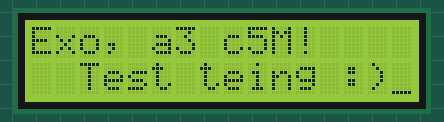
A sketch run on a simulated Arduino Uno, built with avr-gcc and run on an emulated ATmega328P. On the bench: 16×2 character LCD. Wiring (inferred from the names in the program): character LCD (HD44780): RS pin 12; E pin 2; data pin 3, pin 4, pin 5, pin 6, pin 7, pin 8, pin 9, pin 10. What the sketch prints to the serial monitor is not drawn.

Above: at 0.5 s.

Measured:
- what the display in image 0 shows lasts 5.0 s, from 0.4 s to 5.4 s

The sketch:

smartpot.ino
```cpp
#include <math.h>

#define PIN_PHOTO_RESISTOR 0
#define PIN_LCD_ENABLE 2
#define PIN_LCD_READ_WRITE 11
#define PIN_LCD_DATA_INSTRUCTION 12

#define LCD_STATUS_BUSY 0
#define LCD_STATUS_FREE 0

#define LIGHT_SAMPLES_MAX 48

#define ArrayCount(Array) (sizeof(Array) / sizeof((Array)[0]))

long PHOTO_RESISTOR_SAMPLE_PERIOD = 3600000;

// TODO: Consider smaller type - char?
int PIN_LCD_DATA_BUS[] = { 3, 4, 5, 6, 7, 8, 9, 10 };

int LIGHT_EXPOSURE_AVG = 0;
int LIGHT_SAMPLE_INDEX = 0;
// TODO: Consider smaller type - char?
int LIGHT_SAMPLES[LIGHT_SAMPLES_MAX] = {0};
long TIME_PHOTO_RESISTOR_NEXT_READ = 0;

void setup()
{
    Serial.begin(9600);

    LIGHT_EXPOSURE_AVG = 0;
    TIME_PHOTO_RESISTOR_NEXT_READ = 0;
    LIGHT_SAMPLE_INDEX = 0;

    lcdInitialize();
}

void loop()
{
    long time_current = millis();

    if (TIME_PHOTO_RESISTOR_NEXT_READ <= time_current)
    {
        samplePhotoResistor(time_current);
        Serial.println(LIGHT_EXPOSURE_AVG);
    }

    lcdPrintTest();

    // wait for 0.01 sec
    /* delay(SENSOR_SAMPLE_PERIOD); */
}

void samplePhotoResistor(int time_current)
{
    int raw = analogRead(PIN_PHOTO_RESISTOR);
    int remapped = map(raw, 1, 1000, 100, 1);

    if (LIGHT_SAMPLE_INDEX >= LIGHT_SAMPLES_MAX)
        LIGHT_SAMPLE_INDEX = 0;

    LIGHT_SAMPLES[LIGHT_SAMPLE_INDEX++] = remapped;

    int valid_samples = 0;
    float exposure_sum = 0.0f;
    for (int i = 0; i < LIGHT_SAMPLES_MAX; ++i)
    {
        int sample = LIGHT_SAMPLES[i];
        if (!sample)
            continue;

        exposure_sum += sample;
        ++valid_samples;
    }

    LIGHT_EXPOSURE_AVG = round(exposure_sum / valid_samples);

    TIME_PHOTO_RESISTOR_NEXT_READ = time_current + PHOTO_RESISTOR_SAMPLE_PERIOD;
}

void lcdInitialize()
{
    for (int pin = PIN_LCD_ENABLE; pin <= PIN_LCD_DATA_INSTRUCTION; ++pin)
        pinMode(pin, OUTPUT);

    // NOTE: Wait for LcdStartup;
    delay(100);

    // NOTE: select as 8-bit interface, 2-line display, 5x7 character size
    lcdWrite(0x38, false);
    delay(64);

    // NOTE: select as 8-bit interface, 2-line display, 5x7 character size
    lcdWrite(0x38, false);
    delay(50);

    // NOTE: select as 8-bit interface, 2-line display, 5x7 character size
    lcdWrite(0x38, false);
    delay(20);

    // NOTE: Set input mode: auto-increment, no display of shifting
    lcdWrite(0x06, false);
    delay(20);

    // NOTE: display setup: turn on the monitor, cursor on, no flickering
    lcdWrite(0x0E, false);
    delay(20);

    // NOTE: clear the scree, cursor position returns to 0
    lcdWrite(0x01, false);
    delay(100);

    // NOTE: display setup: turn on the monitor, cursor on, no flickering
    lcdWrite(0x80, false);
    delay(20);
}

void lcdWrite(int value, bool is_data)
{
    int pin_start = PIN_LCD_DATA_BUS[0];
    int pin_end = PIN_LCD_DATA_INSTRUCTION;
    if (is_data)
    {
        digitalWrite(PIN_LCD_DATA_INSTRUCTION, HIGH);
        digitalWrite(PIN_LCD_READ_WRITE,       LOW);

        pin_end = PIN_LCD_DATA_BUS[7];
    }

    for (int pin = pin_start; pin <= pin_end; ++pin)
    {
        digitalWrite(pin, value & 01);
        value >>= 1;
    }

    digitalWrite(PIN_LCD_ENABLE, LOW);
    delayMicroseconds(1);
    digitalWrite(PIN_LCD_ENABLE, HIGH);
    delayMicroseconds(1);
    digitalWrite(PIN_LCD_ENABLE, LOW);
    delayMicroseconds(1);
}

void lcdPrintMessage(char* message)
{
    char character = message[0];
    while (character != '\0')
    {
        lcdWrite(character, true);
        ++message;
        character = message[0];
    }
}

bool lcdGetStatus()
{
    bool status = LCD_STATUS_BUSY;

    digitalWrite(PIN_LCD_DATA_INSTRUCTION, LOW);
    digitalWrite(PIN_LCD_READ_WRITE,       HIGH);

    digitalWrite(PIN_LCD_ENABLE, LOW);
    // NOTE: Makes sure 'Enable' is properly set.
    delayMicroseconds(1);

    digitalWrite(PIN_LCD_ENABLE, HIGH);
    // NOTE: Waits for data.
    delayMicroseconds(1);

    int d7 = digitalRead(PIN_LCD_DATA_BUS[7]);
    if (!d7)
        status = LCD_STATUS_FREE;

    return status;
}

void lcdPrintTest()
{
    // NOTE: Clear the screen, cursor position returns to 0
    lcdWrite(0x01, false);
    delay(10);
    lcdWrite(0x80, false);
    delay(10);
    lcdPrintMessage("Exo, a3 c5M!");
    delay(10);
    // NOTE: set cursor position at second line, second position
    lcdWrite(0xc0+2, false);
    delay(10);
    lcdPrintMessage("Test teing :)");
    delay(5000);
}
```
